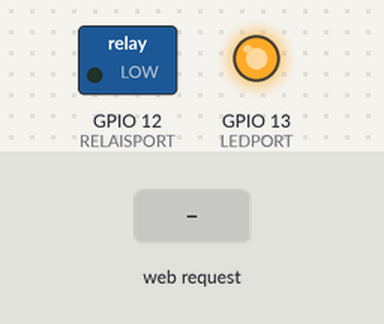
Bench run of a sketch on a simulated ESP8266 (NodeMCU). Shown: switched loads named in the sketch (green lamp = pin HIGH), output pins drawn as LEDs (lit = HIGH). The test bench sets the inputs (shaded band). WiFi joins after 1.5 s; servers stay silent unless stated; what the sketch prints to the serial monitor is not drawn.

Above: at 2.7 s.
2.8 s: HTTP request GET /on received
At 4.1 s:
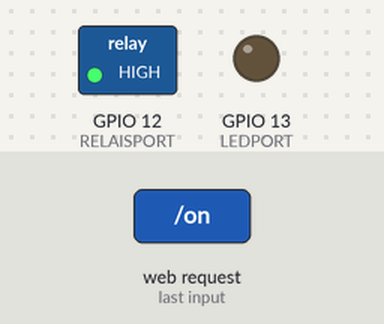
At 4.75 s:
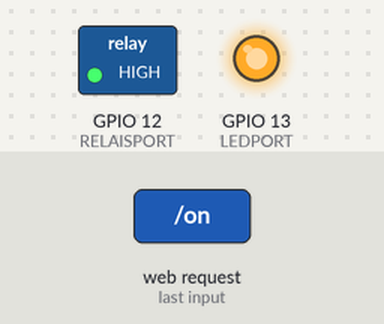
5.8 s: HTTP request GET /off received
At 9.75 s:
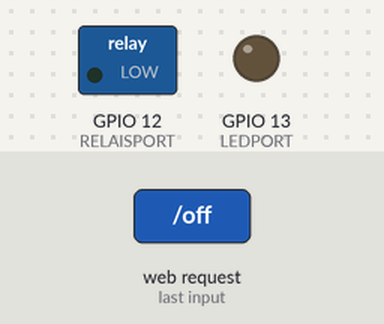
Timing chart, 0 to 11.5 s (numbered marks = the images above; inputs shaded):
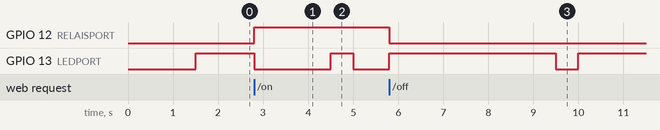

The sketch:

lightswitch.ino
```cpp
/*
    Simple alternative ESP8266 or ESP8265 firmware for Sonoff Basic
    switches.

    Note that this firmware does:
    * Support OTA Updates using an firmware included password
    * Includes wireless network information in the firmware image
    * Does not perform any authentication on the webpages

    This means that anybody who can extract firmware from one of the
    deployed devices has access to wireless or OTA passwords. This also
    means that changing these passwords requires a change to the firmware
    and it means that 802.1x EAP-TLS is not supported by this sketch.

	Of course it also means that anybody having access to the network
	can toggle the switch (and cause potential damage)

    This is one of the most basic possible siwtches. For production
    environments one should consider using authentication on web interfaces,
    move wireless configuration and flash passwords to SPIFFS - and
    possibly add MQTT support (and drop HTTP support entirely)
*/

 #include <ESP8266WiFi.h>
#include <ESP8266mDNS.h>
#include <WiFiUdp.h>
#include <ArduinoOTA.h>
#include <ESP8266WebServer.h>

const char* ssid = "{FILLIN_WIFI_SSID}";
const char* password = "{FILLIN_WIFI_PASSWORD}";

#define LEDPORT 13
#define RELAISPORT 12
#define SWITCHPORT 0

ESP8266WebServer server(80);

static const char* htmlPart1 = "<!DOCTYPE HTML><html><head><title>Simpler Lichtschalter</title><style type=\"text/css\">h1{display:block;color:white;background-color:darkgreen;font-variant:small-caps;padding:0.5ex 1ex 0.5ex 1ex;margin-bottom:0;}div#m{margin-top:0;border:1px solid grey;padding:0.5ex 1ex 0.5ex 1ex;}</style></head><body><h1>Simpler Lichtschalter</h1><div id=\"m\"><p>Status: <strong>";
static const char* htmlPart2 = "</strong> (<a href=\"/on\">Ein</a>, <a href=\"/off\">Aus</a>)</p></div></body></html>";

static const char* htmlOn = "Ein";
static const char* htmlOff = "Aus";

static boolean switchedOn = false;

static void sendStatusPage(int statusCode) {
  String resp;

  resp += htmlPart1;
  resp += switchedOn ? htmlOn : htmlOff;
  resp += htmlPart2;

  /* We set auto-refresh every 15 seconds */
  server.sendHeader("Refresh", "15; url=/");
  /*
    And disable client- and proxy side caching
    as well as reverse proxy caching
  */
  server.sendHeader("Cache-control", "no-cache, no-store, must-revalidate");
  server.sendHeader("Pragma", "no-cache");
  server.send(statusCode, "text/html", resp);
}

static void switchOn() {
  digitalWrite(RELAISPORT, HIGH);
  switchedOn = true;
}

static void switchOff() {
  digitalWrite(RELAISPORT, LOW);
  switchedOn = false;
}

static void handleOn() { switchOn(); sendStatusPage(200); }
static void handleOff() { switchOff(); sendStatusPage(200); }
static void handleRoot() { sendStatusPage(200); }

static void handleNotFound() { server.send(404, "text/plain", "Unknown URI"); }

static boolean ledStatus = true;

void setup() {
  pinMode(RELAISPORT, OUTPUT);
  pinMode(LEDPORT, OUTPUT);

  digitalWrite(LEDPORT, LOW);
  digitalWrite(RELAISPORT, LOW);

  Serial.begin(115200);
  Serial.println("Booting");

  WiFi.persistent(false); /* Disable WiFi persistence to avoid flash writes */
  WiFi.mode(WIFI_OFF);
  WiFi.mode(WIFI_STA);
  WiFi.begin(ssid, password);
  while (WiFi.waitForConnectResult() != WL_CONNECTED) {
    Serial.println("Connection Failed! Rebooting...");
    delay(5000);
    ESP.restart();
  }


  // Hostname defaults to esp8266-[ChipID]
  //ArduinoOTA.setHostname("lightswitch");

  ArduinoOTA.setPassword("{FILLIN_OTAPASSWORD}");

  ArduinoOTA.onStart([]() { Serial.println("Start updating"); });
  ArduinoOTA.onEnd([]() { Serial.println("\nEnd"); });

  ArduinoOTA.onProgress([](unsigned int progress, unsigned int total) {
    Serial.printf("Progress: %u%%\r", (progress / (total / 100)));
  });

  ArduinoOTA.onError([](ota_error_t error) {
    Serial.printf("Error[%u]: ", error);
    if (error == OTA_AUTH_ERROR) {
      Serial.println("Auth Failed");
    } else if (error == OTA_BEGIN_ERROR) {
      Serial.println("Begin Failed");
    } else if (error == OTA_CONNECT_ERROR) {
      Serial.println("Connect Failed");
    } else if (error == OTA_RECEIVE_ERROR) {
      Serial.println("Receive Failed");
    } else if (error == OTA_END_ERROR) {
      Serial.println("End Failed");
    }
  });

  ArduinoOTA.begin();

  server.on("/on", handleOn);
  server.on("/off", handleOff);
  server.on("/", handleRoot);
  server.onNotFound(handleNotFound);
  server.begin();

  Serial.println("HTTP Server started");

  Serial.print("IP address: ");
  Serial.println(WiFi.localIP());
}

void loop() {
  ArduinoOTA.handle();
  server.handleClient();

  /*
     We show a different blinking pattern
     depending on on/off state.
  */
  unsigned long currentMillis = millis();

  if((currentMillis % 5000) > 4500) {
    if(ledStatus == switchedOn) {
      digitalWrite(LEDPORT, switchedOn ? HIGH : LOW);
      ledStatus = !switchedOn;
    }
  } else {
    if(ledStatus != switchedOn) {
      digitalWrite(LEDPORT, switchedOn ? LOW : HIGH);
      ledStatus = switchedOn;
    }
  }
}
```

Measured:
- after the input at 2.8 s, GPIO 12 (RELAISPORT): LOW → HIGH at once
- after the input at 5.8 s, GPIO 12 (RELAISPORT): HIGH → LOW at once
